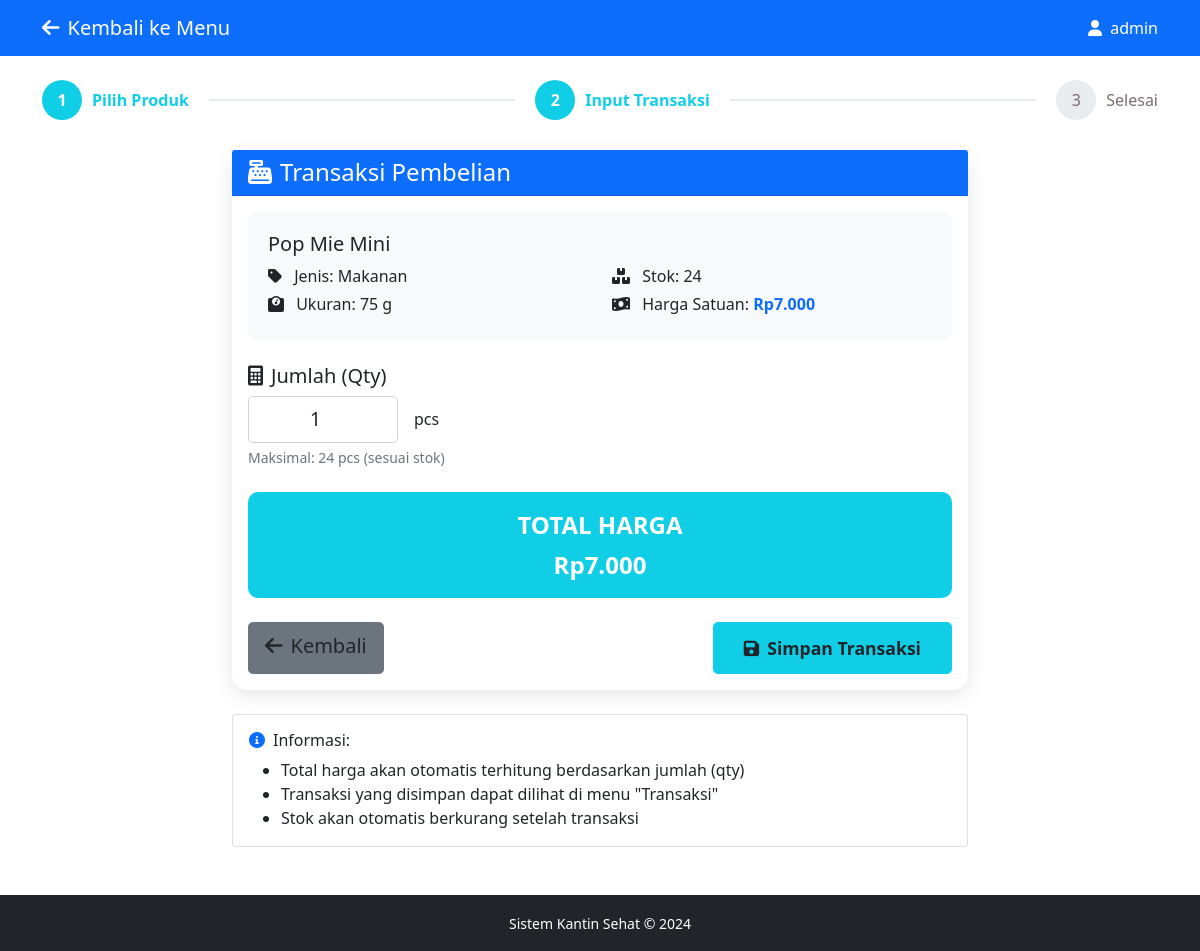
/KantinSehat/transaction.php?id=5 (signed in), run on the app's committed database.
### tables this page shows
CREATE TABLE `products` (
  `id` int(11) NOT NULL,
  `nama` varchar(100) NOT NULL,
  `jenis` varchar(50) DEFAULT NULL,
  `harga` int(11) NOT NULL,
  `ukuran` varchar(50) DEFAULT NULL,
  `stok` int(11) DEFAULT 10
);

### KantinSehat/transaction.php (the view, shortened to what this page needs)
<?php
$conn = mysqli_connect('localhost', 'root', '', 'kantin_sehat');
$product_id = isset($_GET['id']) ? intval($_GET['id']) : 1;
$sql = "SELECT * FROM Products WHERE id = $product_id";
$result = mysqli_query($conn, $sql);
$product = mysqli_fetch_assoc($result);
?>
<!DOCTYPE html>
<html lang="id">
<head>
    <link href="https://cdn.jsdelivr.net/npm/bootstrap@5.1.3/dist/css/bootstrap.min.css" rel="stylesheet">
    <link rel="stylesheet" href="https://cdnjs.cloudflare.com/ajax/libs/font-awesome/6.0.0/css/all.min.css">
</head>
<body>
    <nav class="navbar navbar-expand-lg navbar-dark bg-primary">
        <div class="container">
            <a class="navbar-brand" href="dashboard.php">
                <i class="fas fa-arrow-left me-2"></i>Kembali ke Menu
            </a>
            <span class="navbar-text text-white">
                <i class="fas fa-user me-1"></i> <?php echo $_SESSION['user']; ?>
            </span>
        </div>
    </nav>
    <div class="container mt-4">
        <div class="stepper">
            <div class="step active">
                <div class="step-number">1</div>
                <div>Pilih Produk</div>
            </div>
            <div class="step-line"></div>
            <div class="step active">
                <div class="step-number">2</div>
                <div>Input Transaksi</div>
            </div>
            <div class="step-line"></div>
            <div class="step">
                <div class="step-number">3</div>
                <div>Selesai</div>
            </div>
        </div>
        <div class="row justify-content-center">
            <div class="col-md-8">
                <div class="card transaction-card">
                    <div class="card-header bg-primary text-white">
                        <h4 class="mb-0"><i class="fas fa-cash-register me-2"></i>Transaksi Pembelian</h4>
                    </div>
                    <div class="card-body">
                        <div class="product-detail mb-4">
                            <h5><?php echo $product['nama']; ?></h5>
                            <div class="row">
                                <div class="col-md-6">
                                    <p class="mb-1"><i class="fas fa-tag me-2"></i> Jenis: <?php echo $product['jenis']; ?></p>
                                    <p class="mb-1"><i class="fas fa-weight me-2"></i> Ukuran: <?php echo $product['ukuran']; ?></p>
                                </div>
                                <div class="col-md-6">
                                    <p class="mb-1"><i class="fas fa-boxes me-2"></i> Stok: <?php echo $product['stok']; ?></p>
                                    <p class="mb-0"><i class="fas fa-money-bill-wave me-2"></i> Harga Satuan:
                                        <strong class="text-primary">Rp<?php echo number_format($product['harga'], 0, ',', '.'); ?></strong>
                                    </p>
                                </div>
                            </div>
                        </div>
                        <form method="POST" action="">
                            <div class="mb-4">
                                <label for="qty" class="form-label h5">
                                    <i class="fas fa-calculator me-2"></i>Jumlah (Qty)
                                </label>
                                <div class="d-flex align-items-center">
                                    <input type="number"
                                           class="form-control form-control-lg input-qty"
                                           id="qty"
                                           name="qty"
                                           min="1"
                                           max="<?php echo $product['stok']; ?>"
                                           value="1"
                                           required>
                                    <span class="ms-3">pcs</span>
                                </div>
                                <div class="form-text">
                                    Maksimal: <?php echo $product['stok']; ?> pcs (sesuai stok)
                                </div>
                            </div>
                            <div class="total-box text-center mb-4">
                                <div class="mb-1">TOTAL HARGA</div>
                                <div id="totalDisplay">Rp<?php echo number_format($product['harga'], 0, ',', '.'); ?></div>
                            </div>
                            <div class="d-flex justify-content-between">
                                <a href="dashboard.php" class="btn btn-kembali btn-lg">
                                    <i class="fas fa-arrow-left me-2"></i>Kembali
                                </a>
                                <button type="submit" class="btn btn-simpan btn-lg">
                                    <i class="fas fa-save me-2"></i>Simpan Transaksi
                                </button>
                            </div>
                        </form>
                    </div>
                </div>
                <div class="card mt-4">
                    <div class="card-body">
                        <h6><i class="fas fa-info-circle me-2 text-primary"></i>Informasi:</h6>
                        <ul class="mb-0">
                            <li>Total harga akan otomatis terhitung berdasarkan jumlah (qty)</li>
                            <li>Transaksi yang disimpan dapat dilihat di menu "Transaksi"</li>
                            <li>Stok akan otomatis berkurang setelah transaksi</li>
                        </ul>
                    </div>
                </div>
            </div>
        </div>
    </div>
    <footer class="mt-5 py-3 bg-dark text-white text-center">
        <div class="container">
            <small>Sistem Kantin Sehat &copy; 2024</small>
        </div>
    </footer>
</body>
</html>

### KantinSehat/transaction.php (style rules this page uses)
:root { --primary-color: #11cee7ff; }
.transaction-card { border-radius: 15px; box-shadow: 0 5px 20px rgba(0,0,0,0.1); border: none; }
.product-detail { background-color: #f8f9fa; border-radius: 10px; padding: 20px; }
.total-box { background-color: var(--primary-color); color: white; border-radius: 10px; padding: 15px; font-weight: bold; font-size: 1.5rem; }
.btn-simpan { background-color: var(--primary-color); border-color: var(--primary-color); padding: 12px 30px; font-size: 1.1rem; font-weight: bold; }
.btn-kembali { background-color: #6c757d; border-color: #6c757d; }
.input-qty { max-width: 150px; font-size: 1.2rem; text-align: center; }
.stepper { display: flex; align-items: center; margin-bottom: 30px; }
.step { display: flex; align-items: center; color: #7d6c6cff; }
.step.active { color: var(--primary-color); font-weight: bold; }
.step-number { width: 40px; height: 40px; border-radius: 50%; background-color: #e9ecef; display: flex; align-items: center; justify-content: center; margin-right: 10px; }
.step.active .step-number { background-color: var(--primary-color); color: white; }
.step-line { flex-grow: 1; height: 2px; background-color: #e9ecef; margin: 0 20px; }

### data on the page
products: nama "Pop Mie Mini", jenis "Makanan", ukuran "75 g", stok "24", harga "7.000", qty "1"

### other printed values
$_SESSION['user'] "admin"
